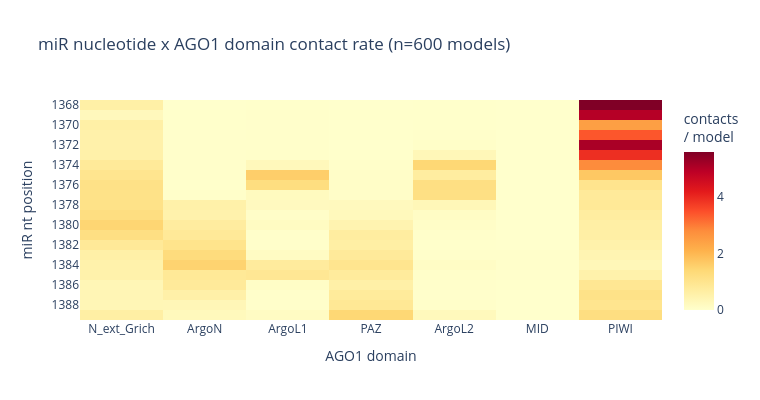

Notebook cell for this chart:
### Markdown cell above
## miR-ligand PLIP pass (per-nucleotide)

`results/ago1_fbw2_mir393a/all_selected_summary_mir_ligands.csv` — the second
PLIP pass with `--chains` omitted and no `--dnareceptor`, so every miR
nucleotide is reported as its own ligand. Here we filter to AGO1 (chain A)
contacts and map each nucleotide position × AGO1 domain.

### Code cell
mir_csv = RESULTS_DIR / "all_selected_summary_mir_ligands.csv"
if mir_csv.exists():
    mdf = pd.read_csv(mir_csv).rename(columns={"replica": "cluster", "model": "fname"})
    mdf = mdf.merge(sel, on=["fname"], how="left", suffixes=("", "_sel"))
    # keep rows where AGO1 (chain A) is on either side of the contact
    a_side = mdf[mdf["reschain"] == "A"].copy()
    a_side["ago1_domain"] = receptor_mapper(a_side["resnr"] - rec_off)
    nt = sorted(a_side["resnr_lig"].dropna().unique())
    n_norm_m = a_side.groupby(["cluster", "fname"]).ngroups or 1
    ct = (a_side.dropna(subset=["ago1_domain"]).groupby(["resnr_lig", "ago1_domain"], observed=True)
          .size().div(n_norm_m).unstack(fill_value=0)
          .reindex(index=nt, columns=RECEPTOR_LABELS, fill_value=0))
    fig = go.Figure(go.Heatmap(z=ct.values, x=RECEPTOR_LABELS, y=[str(int(p)) for p in nt],
        colorscale="YlOrRd", colorbar=dict(title="contacts<br>/ model"),
        hovertemplate="AGO1 domain %{x}<br>miR nt %{y}<br>%{z:.3f}/model<extra></extra>"))
    fig.update_layout(title=f"miR nucleotide x AGO1 domain contact rate (n={n_norm_m} models)",
        xaxis_title="AGO1 domain", yaxis_title="miR nt position",
        yaxis=dict(autorange="reversed"), template=TEMPLATE, width=760, height=max(400, len(nt) * 18))
    save_fig(fig, "mir_nt_x_ago1_domain_heatmap.html", "mir_ligands")
else:
    print(f"{mir_csv} not found -- run the plip_mir_ligands pass first.")

### Figure 1 — Plotly figure (JSON) as saved in the notebook; plotly's stock layout.template omitted (floating-point values rounded to 4 significant figures; data arrays with more than 128 entries replaced by an {"elided": "..."} marker saying what was removed)
{"data": [{"colorbar": {"title": {"text": "contacts<br>/ model"}}, "colorscale": [[0.0, "rgb(255,255,204)"], [0.125, "rgb(255,237,160)"], [0.25, "rgb(254,217,118)"], [0.375, "rgb(254,178,76)"], [0.5, "rgb(253,141,60)"], [0.625, "rgb(252,78,42)"], [0.75, "rgb(227,26,28)"], [0.875, "rgb(189,0,38)"], [1.0, "rgb(128,0,38)"]], "hovertemplate": "AGO1 domain %{x}<br>miR nt %{y}<br>%{z:.3f}/model<extra></extra>", "type": "heatmap", "x": ["N_ext_Grich", "ArgoN", "ArgoL1", "PAZ", "ArgoL2", "MID", "PIWI"], "y": ["1368", "1369", "1370", "1371", "1372", "1373", "1374", "1375", "1376", "1377", "1378", "1379", "1380", "1381", "1382", "1383", "1384", "1385", "1386", "1387", "1388", "1389"], "z": {"elided": "22x7 float values"}}], "layout": {"height": 400, "title": {"text": "miR nucleotide x AGO1 domain contact rate (n=600 models)"}, "width": 760, "xaxis": {"title": {"text": "AGO1 domain"}}, "yaxis": {"autorange": "reversed", "title": {"text": "miR nt position"}}}}
